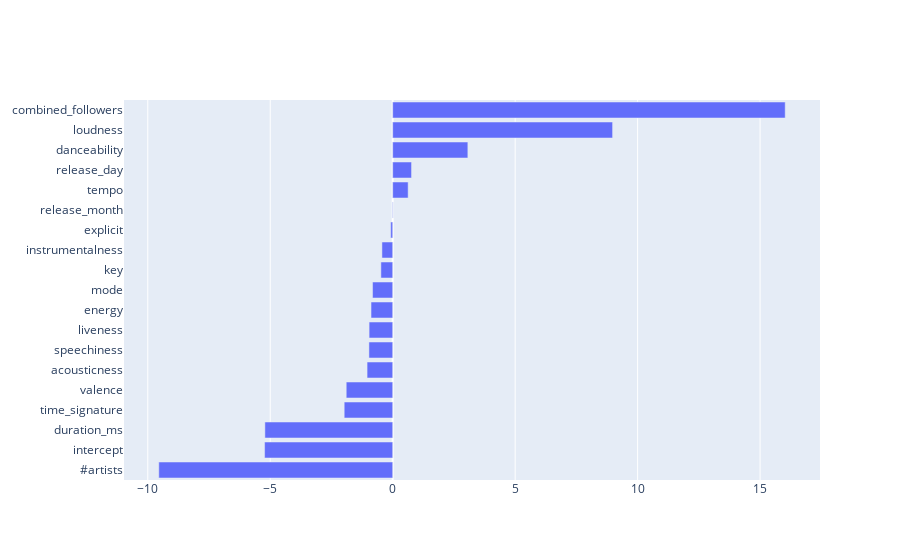

The notebook cell this image was saved under:
### Code cell
#Scaled - Balancing through SMOTEENN
Lclf_SMOTE = LogisticClassifier(Xtrain, Xvalidate, Xtest, ytrain, yvalidate, ytest, balancing="SMOTE")

### Figure 1 — Plotly figure (JSON) as saved in the notebook; plotly's stock layout.template omitted (floating-point values rounded to 4 significant figures)
{"data": [{"orientation": "h", "type": "bar", "x": [-5.218, -0.08219, 3.068, -0.8849, -0.4817, 8.978, -0.8231, -0.9705, -1.046, -0.4397, -0.9637, -1.897, 0.6303, -1.98, -9.55, 16.03, 0.01454, 0.7692, -5.23], "y": ["duration_ms", "explicit", "danceability", "energy", "key", "loudness", "mode", "speechiness", "acousticness", "instrumentalness", "liveness", "valence", "tempo", "time_signature", "#artists", "combined_followers", "release_month", "release_day", "intercept"]}], "layout": {"yaxis": {"categoryorder": "total ascending"}}}
